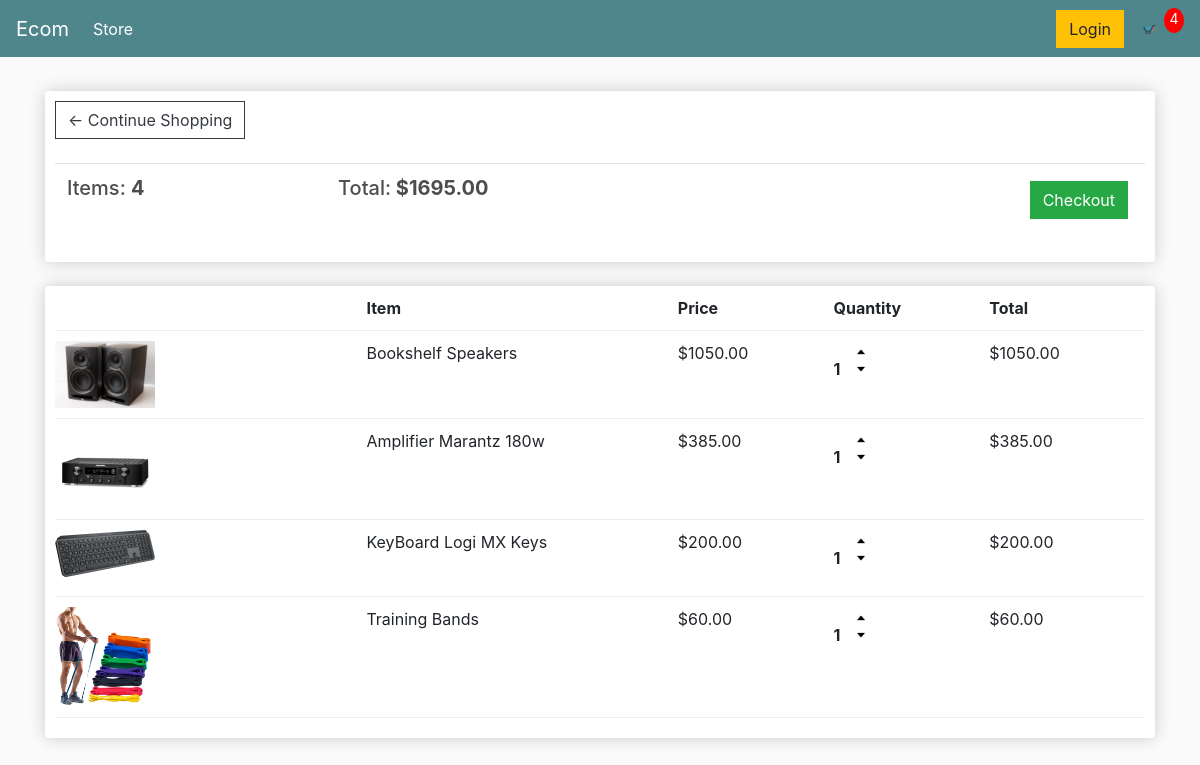
The app's page /cart/ (signed in) with its own data.
### store/models.py (models this page shows, shortened)
class Order(models.Model):
	customer = models.ForeignKey(Customer, on_delete=models.SET_NULL, null=True, blank=True)
	date_ordered = models.DateTimeField(auto_now_add=True)
	complete = models.BooleanField(default=False)
	transaction_id = models.CharField(max_length=100, null=True)
	@property
	def get_cart_total(self):
		orderitems = self.orderitem_set.all()
		total = sum([item.get_total for item in orderitems])
		return total
	@property
	def get_cart_items(self):
		orderitems = self.orderitem_set.all()
		total = sum([item.quantity for item in orderitems])
		return total

class OrderItem(models.Model):
	product = models.ForeignKey(Product, on_delete=models.SET_NULL, null=True)
	order = models.ForeignKey(Order, on_delete=models.SET_NULL, null=True)
	quantity = models.IntegerField(default=0, null=True, blank=True)
	date_added = models.DateTimeField(auto_now_add=True)
	@property
	def get_total(self):
		total = self.product.price * self.quantity
		return total

class Product(models.Model):
	name = models.CharField(max_length=200)
	price = models.FloatField()
	digital = models.BooleanField(default=False,null=True, blank=True)
	image = models.ImageField(null=True, blank=True)
	@property
	def imageURL(self):
		try:
			url = self.image.url
		except:
			url = ''
		return url

### store/views.py (the view)
# urls.py: path('cart/', views.cart, name="cart"),
def cart(request):
	data = cartData(request)
	cartItems = data['cartItems']
	order = data['order']
	items = data['items']
	context = {'items':items, 'order':order, 'cartItems':cartItems}
	return render(request, 'store/cart.html', context)

### store/utils.py (called while the page is built)
def cartData(request):
	if request.user.is_authenticated:
		customer = request.user.customer
		order, created = Order.objects.get_or_create(customer=customer, complete=False)
		items = order.orderitem_set.all()
		cartItems = order.get_cart_items
	else:
		cookieData = cookieCart(request)
		cartItems = cookieData['cartItems']
		order = cookieData['order']
		items = cookieData['items']
	return {'cartItems':cartItems ,'order':order, 'items':items}

### store/templates/store/cart.html
{% extends 'store/main.html' %}
{% load static %}
{% block content %}
	<div class="row">
		<div class="col-lg-12">
			<div class="box-element">
				<a  class="btn btn-outline-dark" href="{% url 'store' %}">&#x2190; Continue Shopping</a>
				<br>
				<br>
				<table class="table">
					<tr>
						<th><h5>Items: <strong>{{order.get_cart_items}}</strong></h5></th>
						<th><h5>Total:<strong> ${{order.get_cart_total|floatformat:2}}</strong></h5></th>
						<th>
							<a  style="float:right; margin:5px;" class="btn btn-success" href="{% url 'checkout' %}">Checkout</a>
						</th>
					</tr>
				</table>
			</div>
			<br>
			<div class="box-element">
				<div class="cart-row">
					<div style="flex:2"></div>
					<div style="flex:2"><strong>Item</strong></div>
					<div style="flex:1"><strong>Price</strong></div>
					<div style="flex:1"><strong>Quantity</strong></div>
					<div style="flex:1"><strong>Total</strong></div>
				</div>
				{% for item in items %}
				<div class="cart-row">
					<div style="flex:2"><img class="row-image" src="{{item.product.imageURL}}"></div>
					<div style="flex:2"><p>{{item.product.name}}</p></div>
					<div style="flex:1"><p>${{item.product.price|floatformat:2}}</p></div>
					<div style="flex:1">
						<p class="quantity">{{item.quantity}}</p>
						<div class="quantity">
							<img data-product="{{item.product.id}}" data-action="add" class="chg-quantity update-cart" src="{% static  'images/up-arrow.png' %}">
							<img data-product="{{item.product.id}}" data-action="remove" class="chg-quantity update-cart" src="{% static  'images/down-arrow.png' %}">
						</div>
					</div>
					<div style="flex:1"><p>${{item.get_total|floatformat:2}}</p></div>
				</div>
				{% endfor %}
			</div>
		</div>
	</div>
{% endblock content %}

### static/CSS/main.css (style rules this page uses)
body { background-color: hsl(0, 0%, 98%); }
h1,h2,h3,h4,h5,h6 { color:hsl(0, 0%, 30%); }
.box-element { box-shadow:hsl(0, 0%, 80%) 0 0 16px; background-color: #fff; border-radius: 4px; padding: 10px; }
.col-lg-4, .col-lg-6, .col-lg-8, .col-lg-12 { margin-top: 10px; }
.btn { border-radius: 0; }
.row-image { width: 100px; }
.cart-row { display: flex; align-items: flex-stretch; padding-bottom: 10px; margin-bottom: 10px; border-bottom: 1px solid #ececec; }
.quantity { display: inline-block; font-weight: 700; padding-right:10px; }
.chg-quantity { width: 12px; cursor: pointer; display: block; margin-top: 5px; transition:.1s; }
img { object-fit: cover; }

### records on screen
Order: get_cart_items "4", get_cart_total "1695.00"
OrderItem: product.imageURL (picture), product.name "Bookshelf Speakers", product.price "1050.00", quantity "1", get_total "1050.00"
OrderItem: product.imageURL (picture), product.name "Amplifier Marantz 180w", product.price "385.00", quantity "1", get_total "385.00"
OrderItem: product.imageURL (picture), product.name "KeyBoard Logi MX Keys", product.price "200.00", quantity "1", get_total "200.00"
OrderItem: product.imageURL (picture), product.name "Training Bands", product.price "60.00", quantity "1", get_total "60.00"

### other values on screen
{{ cartItems }} "4"
